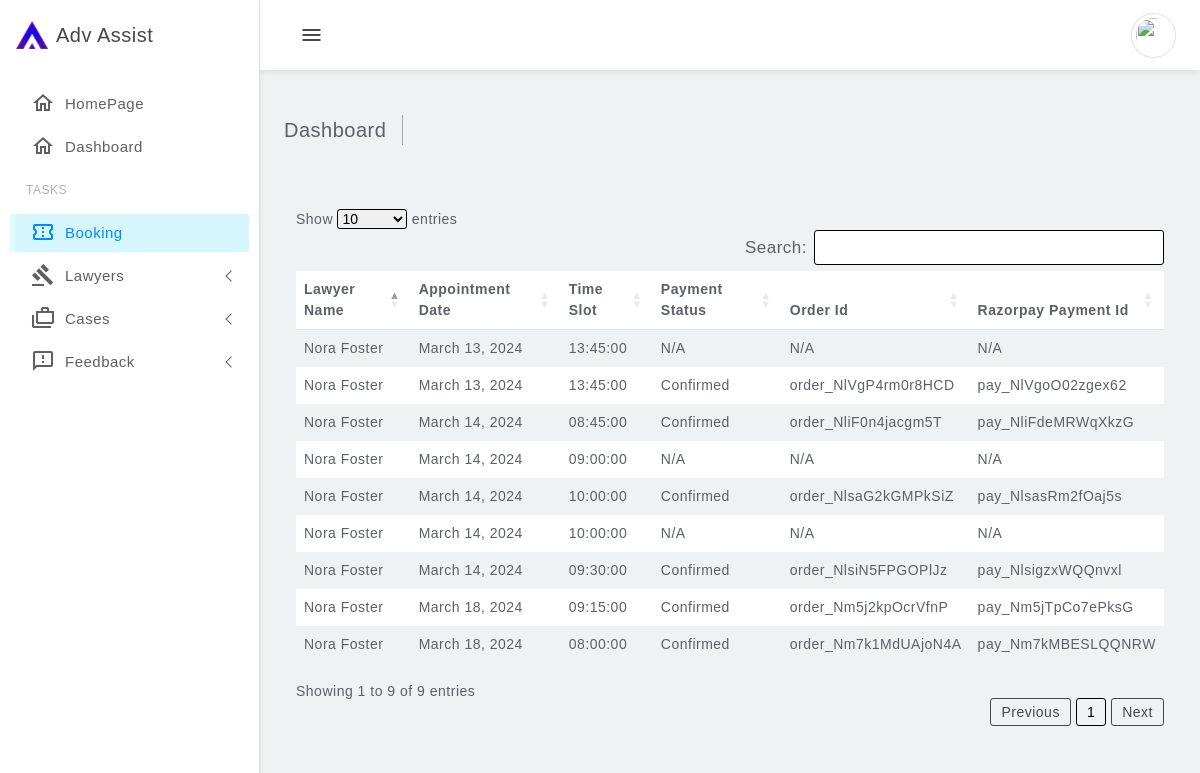
The app's page /bookings/ (signed in) with its own data.
### accounts/models.py (models this page shows, shortened)
class Appointment(models.Model):
    id = models.AutoField(primary_key=True)
    lawyer = models.ForeignKey('LawyerProfile', on_delete=models.CASCADE,related_name='lawyer')
    client = models.ForeignKey('CustomUser', on_delete=models.CASCADE,related_name='user')
    appointment_date = models.DateField()
    time_slot = models.CharField(max_length=20)
    token = models.UUIDField(default=uuid.uuid4, unique=True)

class LawyerProfile(models.Model):
    SPECIALIZATIONS = (
        ('family', 'Family Lawyer'),
        ('criminal', 'Criminal Lawyer'),
        ('consumer', 'Consumer Lawyer'),
        ('coperatelawyer', 'Coperate Lawyer'),
        ('civilrightlawyer', 'Civil Right Lawyer'),
        ('divorcelawyer', 'Divorce Lawyer'),
    )
    COURT = (
        ('jfcmcchangancherry', 'Judicial First Class Magistrate Court  Changancherry'),
        ('munsiff', 'Munsiff Court Changancherry'),
        ('jfcmcKanjirapally', 'Judicial First Class Magistrate Court  Kanjirapally'),
        ('munsifcourtkanjirapally', 'Munsiff Court Kanjirapally'),
        ('districtcourtkottayam', 'District Court Kottayam'),
        ('highcourtkochi', 'High Court Kochi'),
    )
    id = models.AutoField(primary_key=True)
    user = models.OneToOneField(CustomUser, on_delete=models.CASCADE, related_name='lawyer_profile')
    specialization = models.CharField(max_length=20, choices=SPECIALIZATIONS,blank=True)
    start_date = models.DateField(null=True)  # Date profession started
    experience = models.IntegerField(blank=True)  # Experience in years
    DEFAULT_PROFILE_PICTURE_PATH = 'uploads/default_profile_picture.png'
    profile_picture = models.ImageField(
        upload_to='uploads/',
        default=DEFAULT_PROFILE_PICTURE_PATH,  # Set the default profile picture path
        blank=True,
        null=True
    )
    certificates = models.ManyToManyField('Certificate', blank=True)
    license_no = models.CharField(max_length=30,blank=False)
    locations = TaggableManager()
    cases_won = models.IntegerField(null=True, blank=True)
    cases_lost = models.IntegerField(null=True, blank=True)
    total_cases_handeled = models.IntegerField(null=True, blank=True)
    currendly_handling = models.IntegerField(null=True, blank=True)
    experience = models.IntegerField(null=True, blank=True)
    court = models.CharField(max_length=200, choices=COURT,blank=True)
    working_hours = models.ManyToManyField(TimeSlot, blank=True)
    time_update = models.DateTimeField(null=True, blank=True)
    additional_qualification = models.CharField(max_length=255 ,blank=True, null = True)
    additional_qualification_documents = models.FileField(blank=True , null=True)

class CustomUser(AbstractUser):
    USER_TYPES = (
        ('admin', 'Admin'),
        ('lawyer', 'Lawyer'),
        ('student', 'Student'),
        ('client', 'Client'),
    )
    STATES = (
    ('Andhra Pradesh', 'Andhra Pradesh'),
    ('Arunachal Pradesh', 'Arunachal Pradesh'),
    ('Assam', 'Assam'),
    ('Bihar', 'Bihar'),
    ('Chhattisgarh', 'Chhattisgarh'),
    ('Goa', 'Goa'),
    ('Gujarat', 'Gujarat'),
    ('Haryana', 'Haryana'),
    ('Himachal Pradesh', 'Himachal Pradesh'),
    ('Jharkhand', 'Jharkhand'),
    ('Karnataka', 'Karnataka'),
    ('Kerala', 'Kerala'),
    ('Madhya Pradesh', 'Madhya Pradesh'),
    ('Maharashtra', 'Maharashtra'),
    ('Manipur', 'Manipur'),
    ('Meghalaya', 'Meghalaya'),
    ('Mizoram', 'Mizoram'),
    ('Nagaland', 'Nagaland'),
    ('Odisha', 'Odisha'),
    ('Punjab', 'Punjab'),
    ('Rajasthan', 'Rajasthan'),
    ('Sikkim', 'Sikkim'),
    ('Tamil Nadu', 'Tamil Nadu'),
    ('Telangana', 'Telangana'),
    ('Tripura', 'Tripura'),
    ('Uttar Pradesh', 'Uttar Pradesh'),
    ('Uttarakhand', 'Uttarakhand'),
    ('West Bengal', 'West Bengal'),
    ('Andaman and Nicobar Islands', 'Andaman and Nicobar Islands'),
    ('Chandigarh', 'Chandigarh'),
    ('Dadra and Nagar Haveli and Daman and Diu', 'Dadra and Nagar Haveli and Daman and Diu'),
    ('Lakshadweep', 'Lakshadweep'),
    ('Delhi', 'Delhi'),
    ('Puducherry', 'Puducherry'),
)
    user_type = models.CharField(max_length=10, choices=USER_TYPES, default='client')
    id = models.AutoField(primary_key=True)
    email = models.EmailField(unique=True, default='')  # Change: Use email as the username
    first_name = models.CharField(max_length=30, default='')  # Added: First name field
    last_name = models.CharField(max_length=30, default='')  # Added: Last name field
    address = models.TextField(default='',blank=True,)  # Added: Address field
    dob = models.DateField(default='2000-01-01',blank=True,)  # Added: Date of birth field
    pin = models.CharField(max_length=6, default='',blank=True,)  # Added: PIN code field
    state = models.CharField(max_length=50, choices=STATES, blank=True, null=False)
    phone = models.CharField(max_length=15,blank=True)  # Added: Phone number field

class Payment(models.Model):
    STATUS_CHOICES = (
        (PaymentStatus.SUCCESS, 'Confirmed'),
        (PaymentStatus.FAILURE, 'Cancelled'),
        (PaymentStatus.PENDING, 'Not Paid'),
    )
    id = models.AutoField(primary_key=True)
    appointment = models.ForeignKey(Appointment, on_delete=models.CASCADE)
    status = models.CharField(max_length=20, choices=STATUS_CHOICES, default=PaymentStatus.PENDING)
    order_id = models.CharField(max_length=100, blank=True, null=True)  # Add this field for Razorpay order ID
    razorpay_payment_id = models.CharField(max_length=255, blank=True, null=True)
    razorpay_signature = models.CharField(max_length=255, blank=True, null=True)

### accounts/views.py (the view)
# urls.py: path('bookings/', views.all_bookings, name='all_bookings'),
@login_required
def all_bookings(request, lawyer_id=None, client_id=None):
    queryset = Appointment.objects.all()
    if lawyer_id is not None:
        lawyer = get_object_or_404(LawyerProfile, id=lawyer_id)
        queryset = queryset.filter(lawyer=lawyer)
    if client_id is not None:
        client = get_object_or_404(CustomUser, id=client_id)
        queryset = queryset.filter(client=client)
    appointments_with_payment = []
    for appointment in queryset:
        try:
            payment = Payment.objects.get(appointment=appointment)
        except Payment.DoesNotExist:
            payment = None
        appointments_with_payment.append({'appointment': appointment, 'payment': payment})
    context = {
        'bookings': appointments_with_payment,
    }
    return render(request, 'bookings.html', context)

### accounts/templates/bookings.html (shortened to what this page needs)
{% if user.user_type == 'lawyer' %}
    {% include 'lawyer_base.html' %}
{% elif user.user_type == 'client' %}
    {% include 'client_base.html' %}
{% else %}
    {% include 'admin_base.html' %}
{% endif %}
{% block content %}
<link rel="stylesheet" href="https://cdn.datatables.net/1.13.6/css/dataTables.bootstrap5.min.css">
<main class="main-wrapper">
    <div class="main-content">
				<div class="page-breadcrumb d-none d-sm-flex align-items-center mb-3">
					<div class="breadcrumb-title pe-3">Dashboard</div>
					<div class="ps-3">
						<nav aria-label="breadcrumb">
							<ol class="breadcrumb mb-0 p-0">
								<li class="breadcrumb-item"><a href="javascript:;"></a>
								</li>
							</ol>
						</nav>
					</div>
				</div>
<div class="container py-5">
    <div class="row">
        <div class="col-12">
            <table id="example" class="table table-striped" style="width:100%">
                <thead>
                    <tr>
                        {% if user.user_type == 'admin' %}
                        <th>Lawyer Name</th>
                        <th>Client Name</th>
                            {% elif user.user_type == 'lawyer' %}
                                <th>Client Name</th>
                            {% elif user.user_type == 'client' %}
                                <th>Lawyer Name</th>
                            {% endif %}
                        <th>Appointment Date</th>
                        <th>Time Slot</th>
                        <th>Payment Status</th>
                        <th>Order Id</th>
                        <th>Razorpay Payment Id</th>
                    </tr>
                </thead>
                <tbody>
                    {% for booking in bookings %}
                    <tr>
                        {% if user.user_type == 'admin' %}
                        <td>{{ booking.appointment.lawyer.user.get_full_name }}</td>
                        <td>{{ booking.appointment.client.get_full_name }}</td>
                            {% elif user.user_type == 'lawyer' %}
                                <td>{{ booking.appointment.client.get_full_name }}</td>
                            {% elif user.user_type == 'client' %}
                                <td>{{ booking.appointment.lawyer.user.get_full_name }}</td>
                            {% endif %}
                        <td>{{ booking.appointment.appointment_date }}</td>
                        <td>{{ booking.appointment.time_slot }}</td>
                        <td>{{ booking.payment.get_status_display|default:"N/A" }}</td>
                        <td>{{ booking.payment.order_id|default:"N/A" }}</td>
                        <td>{{ booking.payment.razorpay_payment_id|default:"N/A" }}</td>
                    </tr>
                    {% endfor %}
                </tbody>
            </table>
        </div>
    </div>
</div>
{% endblock %}

### accounts/templates/client_base.html (shortened to what this page needs)
{% load static %}
<!doctype html>
<html lang="en" data-bs-theme="light">
<head>
  <link href="{% static 'new/plugins/perfect-scrollbar/css/perfect-scrollbar.css' %}" rel="stylesheet">
  <link rel="stylesheet" type="text/css" href="{% static 'new/plugins/metismenu/metisMenu.min.css' %}">
  <link rel="stylesheet" type="text/css" href="{% static 'new/plugins/metismenu/mm-vertical.css' %}">
  <link rel="stylesheet" type="text/css" href="{% static 'new/plugins/simplebar/css/simplebar.css' %}">
  <link href="{% static 'new/css/bootstrap.min.css' %}" rel="stylesheet">
  <link href="{% static 'new/sass/semi-dark.css' %}" rel="stylesheet">
  <link href="{% static 'new/sass/bordered-theme.css' %}" rel="stylesheet">
  <link href="{% static 'new/css/bootstrap-extended.css' %}" rel="stylesheet">
  <link href="{% static 'new/sass/main.css' %}" rel="stylesheet">
  <link href="{% static 'new/sass/dark-theme.css' %}" rel="stylesheet">
  <link href="{% static 'new/sass/responsive.css' %}" rel="stylesheet">
</head>
<body>
 <header class="top-header">
  <nav class="navbar navbar-expand align-items-center gap-4">
    <div class="btn-toggle">
      <a href="javascript:;"><i class="material-icons-outlined">menu</i></a>
    </div>
    <ul class="navbar-nav gap-1 nav-right-links align-items-center">
      <li class="nav-item dropdown">
        <a href="javascrpt:;" class="dropdown-toggle dropdown-toggle-nocaret" data-bs-toggle="dropdown">
           <img src="https://kutt.it/profilepic" class="rounded-circle p-1 border" width="45" height="45">
        </a>
      </li>
    </ul>
  </nav>
</header>
<aside class="sidebar-wrapper">
  <div class="sidebar-header">
    <div class="logo-icon">
      <img src="assets/images/logo-icon.png" class="logo-img" alt="">
    </div>
    <div class="logo-name flex-grow-1">
      <h5 class="mb-0">Adv Assist</h5>
    </div>
  </div>
  <div class="sidebar-nav" data-simplebar="true">
      <ul class="metismenu" id="sidenav">
        <li class="{% if request.path == '/accounts/admin/dashboard/' %}active{% endif %}">
          <a href="{% url 'login' %}">
            <div class="parent-icon"><i class="material-icons-outlined">home</i>
            </div>
            <div class="menu-title">HomePage</div>
          </a>
        </li>
        <li class="{% if request.path == '/accounts/client/dashboard/' %}active{% endif %}">
          <a href="{% url 'client_dashboard' %}">
            <div class="parent-icon"><i class="material-icons-outlined">home</i>
            </div>
            <div class="menu-title">Dashboard</div>
          </a>
        </li>
        <li class="menu-label">Tasks</li>
        <li class="{% if request.path == '/bookings/' %}active{% endif %}">
          <a href="{% url 'all_bookings' %}" >
            <div class="parent-icon"><i class="material-icons-outlined">confirmation_number</i>
            </div>
            <div class="menu-title">Booking</div>
          </a>
        </li>
        <li class="{% if request.path == '/lawyers_list/' %}active{% endif %}">
          <a href="{% url 'list_lawyers' %}" class="has-arrow">
            <div class="parent-icon"><i class="material-icons-outlined">gavel</i>
            </div>
            <div class="menu-title">Lawyers</div>
          </a>
        </li>
        <li class="{% if request.path == '/list_cases/' %}active{% endif %}">
          <a href="{% url 'list_cases' %}" class="has-arrow">
            <div class="parent-icon"><i class="material-icons-outlined">cases</i>
            </div>
            <div class="menu-title">Cases</div>
          </a>
        </li>
        <li class="{% if request.path == '/feedback/' %}active{% endif %}">
          <a href="{% url 'feedback_view' %}" class="has-arrow">
            <div class="parent-icon"><i class="material-icons-outlined">feedback</i>
            </div>
            <div class="menu-title">Feedback</div>
          </a>
        </li>
      </div>
</aside>
</body>
</html>

### records on screen
Appointment: appointment.lawyer.user.get_full_name "Nora Foster", appointment.appointment_date "March 13, 2024", appointment.time_slot "13:45:00", payment.status "N/A", payment.order_id "N/A", payment.razorpay_payment_id "N/A"
Appointment: appointment.lawyer.user.get_full_name "Nora Foster", appointment.appointment_date "March 13, 2024", appointment.time_slot "13:45:00", payment.status "Confirmed", payment.order_id "order_NlVgP4rm0r8HCD", payment.razorpay_payment_id "pay_NlVgoO02zgex62"
Appointment: appointment.lawyer.user.get_full_name "Nora Foster", appointment.appointment_date "March 14, 2024", appointment.time_slot "08:45:00", payment.status "Confirmed", payment.order_id "order_NliF0n4jacgm5T", payment.razorpay_payment_id "pay_NliFdeMRWqXkzG"
Appointment: appointment.lawyer.user.get_full_name "Nora Foster", appointment.appointment_date "March 14, 2024", appointment.time_slot "09:00:00", payment.status "N/A", payment.order_id "N/A", payment.razorpay_payment_id "N/A"
Appointment: appointment.lawyer.user.get_full_name "Nora Foster", appointment.appointment_date "March 14, 2024", appointment.time_slot "10:00:00", payment.status "Confirmed", payment.order_id "order_NlsaG2kGMPkSiZ", payment.razorpay_payment_id "pay_NlsasRm2fOaj5s"
Appointment: appointment.lawyer.user.get_full_name "Nora Foster", appointment.appointment_date "March 14, 2024", appointment.time_slot "10:00:00", payment.status "N/A", payment.order_id "N/A", payment.razorpay_payment_id "N/A"
Appointment: appointment.lawyer.user.get_full_name "Nora Foster", appointment.appointment_date "March 14, 2024", appointment.time_slot "09:30:00", payment.status "Confirmed", payment.order_id "order_NlsiN5FPGOPlJz", payment.razorpay_payment_id "pay_NlsigzxWQQnvxl"
Appointment: appointment.lawyer.user.get_full_name "Nora Foster", appointment.appointment_date "March 18, 2024", appointment.time_slot "09:15:00", payment.status "Confirmed", payment.order_id "order_Nm5j2kpOcrVfnP", payment.razorpay_payment_id "pay_Nm5jTpCo7ePksG"
Appointment: appointment.lawyer.user.get_full_name "Nora Foster", appointment.appointment_date "March 18, 2024", appointment.time_slot "08:00:00", payment.status "Confirmed", payment.order_id "order_Nm7k1MdUAjoN4A", payment.razorpay_payment_id "pay_Nm7kMBESLQQNRW"
